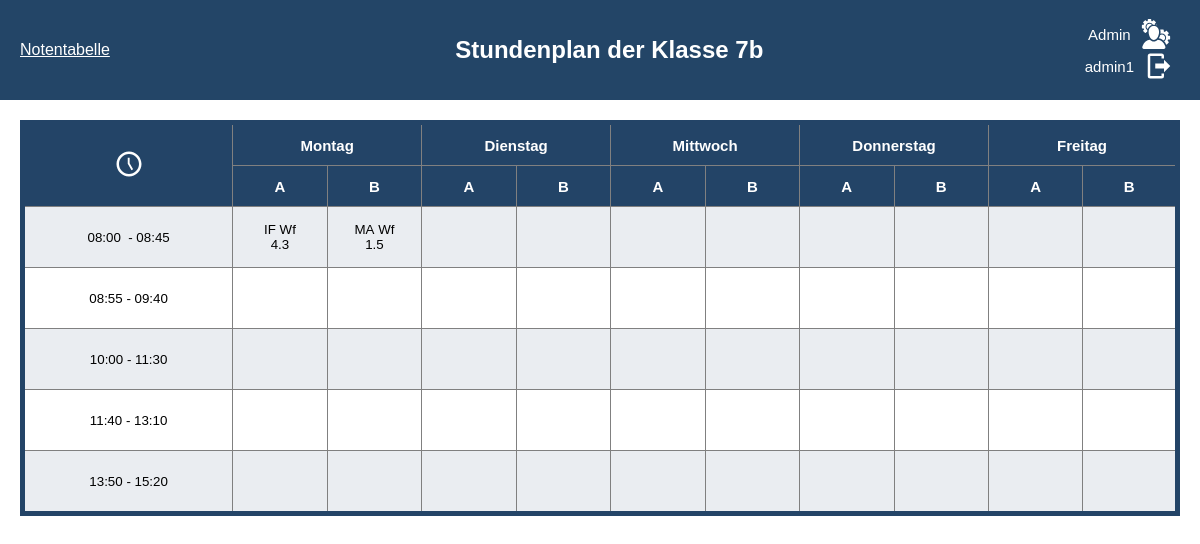
Page /schedule/7b/ (signed in) on the committed database.
### stundenplan/models.py (models this page shows, shortened)
class Subject(models.Model):
    abkuerzung = models.CharField(max_length=10, unique=True)
    name = models.CharField(max_length=100, unique=True)
    grade = models.ManyToManyField(Grade, through='Subject_Grade')
    class Meta:
        verbose_name = 'Fach'
        verbose_name_plural = 'Fächer'
    pass

class Teacher(models.Model):
    first_name = models.CharField(max_length=30)
    last_name = models.CharField(max_length=30)
    short_name = models.CharField(max_length=3)
    subjects = models.ManyToManyField(Subject)
    class Meta:
        verbose_name = 'Lehrer'
        verbose_name_plural = 'Lehrer'
    pass

class Room(models.Model):
    room_number = models.CharField(max_length=3, unique=True)
    class Meta:
        verbose_name = 'Raum'
        verbose_name_plural = 'Räume'
    def __str__(self):
        return f"{self.room_number}"

### stundenplan/views.py (the view)
# urls.py: path('', index_view, name='index_view'),
@login_required
def index_view(request, bezeichnung):
    user = request.user
    if request.user.is_superuser or request.user.profile.klasse.bezeichnung == bezeichnung:
        context = get_plan(user, bezeichnung)
        return render(request, 'index.html', context)
    else:
        return render(request, '404.html')

### stundenplan/get_plan.py (called while the page is built)
def custom_subject_filter(klasse, lesson_number, weekday, week_choice):
    week_instance = Week.objects.get(week_choice=week_choice)
    lesson = Lesson.objects.filter(
        klasse=klasse,
        lesson_number=lesson_number,
        weekday=weekday,
        week_choice=week_instance,
    ).first()
    return lesson.subject.abkuerzung if lesson else ""

def custom_teacher_filter(klasse, lesson_number, weekday, week_choice):
    week_instance = Week.objects.get(week_choice=week_choice)
    lesson = Lesson.objects.filter(
        klasse=klasse,
        lesson_number=lesson_number,
        weekday=weekday,
        week_choice=week_instance,
    ).first()
    return lesson.teacher.short_name if lesson else ""

def custom_room_filter(klasse, lesson_number, weekday, week_choice):
    week_instance = Week.objects.get(week_choice=week_choice)
    lesson = Lesson.objects.filter(
        klasse=klasse,
        lesson_number=lesson_number,
        weekday=weekday,
        week_choice=week_instance,
    ).first()
    return lesson.room_number if lesson else ""

def set_username(user):
    if user.first_name and user.last_name:
        username = user.first_name + " " + user.last_name
    else:
        username = user.username
    return username

### templates/index.html (shortened to what this page needs)
<!DOCTYPE html>
<html lang="de">
<head>
    {% load static %}
    <link rel="stylesheet" type="text/css" href="{% static 'index.css' %}">
</head>
<body>
    <div class="header">
        <a class="notentabell-view" href="{% url 'index_view' %}">Notentabelle</a>
        <h1 class="header-heading">Stundenplan der Klasse {{klassenname}}</h1>
        <div class="logout-container" >
            {% if user.is_superuser %}
                <form method="post" action="{% url 'admin:index' %}">
                    <button type="submit" class="logout-button">
                        <a>Admin</a>
                    </button>
                </form>
            {% endif %}
            <form method="post" action="{% url 'logout' %}">
                <button type="submit" class="logout-button">
                    <div>{{username}}</div>
                    <svg class="logout" xmlns="http://www.w3.org/2000/svg" viewBox="0 0 24 24"><path d="M16,17V14H9V10H16V7L21,12L16,17M14,2A2,2 0 0,1 16,4V6H14V4H5V20H14V18H16V20A2,2 0 0,1 14,22H5A2,2 0 0,1 3,20V4A2,2 0 0,1 5,2H14Z" /></svg>
                </button>
            </form>
        </div>
    </div>
    <div class="content">
        <table class="table table-striped table-bordered table-hover doFixed">
            <thead>
                <tr class="darkrow">
                    <th rowspan="2"><svg class="clock" xmlns="http://www.w3.org/2000/svg" viewBox="0 0 24 24"><path d="M12 20C16.4 20 20 16.4 20 12S16.4 4 12 4 4 7.6 4 12 7.6 20 12 20M12 2C17.5 2 22 6.5 22 12S17.5 22 12 22C6.5 22 2 17.5 2 12C2 6.5 6.5 2 12 2M15.3 16.2L14 17L11 11.8V7H12.5V11.4L15.3 16.2Z" /></svg></th>
                    <th colspan="2">Montag</th>
                    <th colspan="2">Dienstag</th>
                    <th colspan="2">Mittwoch</th>
                    <th colspan="2">Donnerstag</th>
                    <th colspan="2">Freitag</th>
                </tr>
                <tr class="darkrow">
                    <th>A</th>
                    <th>B</th>
                    <th>A</th>
                    <th>B</th>
                    <th>A</th>
                    <th>B</th>
                    <th>A</th>
                    <th>B</th>
                    <th>A</th>
                    <th>B</th>
                </tr>
            </thead>
            <tbody>
                <tr class="darkrow 1.Stunde">
                    <td class="breack_word" data-label="Zeit">08:00 &nbsp- 08:45</td>
                    <td data-label="Montag A" colspan="1">{{monA1}}&nbsp;{{monA1Name}}<br>{{monA1Nr}}</td>
                    <td data-label="Montag B" colspan="1">{{monB1}}&nbsp;{{monB1Name}}<br>{{monB1Nr}}</td>
                    <td data-label="Dienstag A" colspan="1">{{tueA1}}&nbsp;{{tueA1Name}}<br>{{tueA1Nr}}</td>
                    <td data-label="Dienstag B" colspan="1">{{tueB1}}&nbsp;{{tueB1Name}}<br>{{tueB1Nr}}</td>
                    <td data-label="Mittwoch A" colspan="1">{{wedA1}}&nbsp;{{wedA1Name}}<br>{{wedA1Nr}}</td>
                    <td data-label="Mittwoch B" colspan="1">{{wedB1}}&nbsp;{{wedB1Name}}<br>{{wedB1Nr}}</td>
                    <td data-label="Donnerstag A" colspan="1">{{thuA1}}&nbsp;{{thuA1Name}}<br>{{thuA1Nr}}</td>
                    <td data-label="Donnerstag B" colspan="1">{{thuB1}}&nbsp;{{thuB1Name}}<br>{{thuB1Nr}}</td>
                    <td data-label="Freitag A" colspan="1">{{friA1}}&nbsp;{{friA1Name}}<br>{{friA1Nr}}</td>
                    <td data-label="Freitag B" colspan="1">{{friB1}}&nbsp;{{friB1Name}}<br>{{friB1Nr}}</td>
                </tr>
                <tr class="2.Stunde">
                    <td data-label="Zeit">08:55 - 09:40</td>
                    <td data-label="Montag A" colspan="1">{{monA2}}&nbsp;{{monA2Name}}<br>{{monA2Nr}}</td>
                    <td data-label="Montag B" colspan="1">{{monB2}}&nbsp;{{monB2Name}}<br>{{monB2Nr}}</td>
                    <td data-label="Dienstag A" colspan="1">{{tueA2}}&nbsp;{{tueA2Name}}<br>{{tueA2Nr}}</td>
                    <td data-label="Dienstag B" colspan="1">{{tueB2}}&nbsp;{{tueB2Name}}<br>{{tueB2Nr}}</td>
                    <td data-label="Mittwoch A" colspan="1">{{wedA2}}&nbsp;{{wedA2Name}}<br>{{wedA2Nr}}</td>
                    <td data-label="Mittwoch B" colspan="1">{{wedB2}}&nbsp;{{wedB2Name}}<br>{{wedB2Nr}}</td>
                    <td data-label="Donnerstag A" colspan="1">{{thuA2}}&nbsp;{{thuA2Name}}<br>{{thuA2Nr}}</td>
                    <td data-label="Donnerstag B" colspan="1">{{thuB2}}&nbsp;{{thuB2Name}}<br>{{thuB2Nr}}</td>
                    <td data-label="Freitag A" colspan="1">{{friA2}}&nbsp;{{friA2Name}}<br>{{friA2Nr}}</td>
                    <td data-label="Freitag B" colspan="1">{{friB2}}&nbsp;{{friB2Name}}<br>{{friB2Nr}}</td>
                </tr>
                <tr class="darkrow 3./4. Stunde">
                    <td data-label="Zeit">10:00 - 11:30</td>
                    <td data-label="Montag A" colspan="1">{{monA3_4}}&nbsp;{{monA3_4Name}}<br>{{monA3_4Nr}}</td>
                    <td data-label="Montag B" colspan="1">{{monB3_4}}&nbsp;{{monB3_4Name}}<br>{{monB3_4Nr}}</td>
                    <td data-label="Dienstag A" colspan="1">{{tueA3_4}}&nbsp;{{tueA3_4Name}}<br>{{tueA3_4Nr}}</td>
                    <td data-label="Dienstag B" colspan="1">{{tueB3_4}}&nbsp;{{tueB3_4Name}}<br>{{tueB3_4Nr}}</td>
                    <td data-label="Mittwoch A" colspan="1">{{wedA3_4}}&nbsp;{{wedA3_4Name}}<br>{{wedA3_4Nr}}</td>
                    <td data-label="Mittwoch B" colspan="1">{{wedB3_4}}&nbsp;{{wedB3_4Name}}<br>{{wedB3_4Nr}}</td>
                    <td data-label="Donnerstag A" colspan="1">{{thuA3_4}}&nbsp;{{thuA3_4Name}}<br>{{thuA3_4Nr}}</td>
                    <td data-label="Donnerstag B" colspan="1">{{thuB3_4}}&nbsp;{{thuB3_4Name}}<br>{{thuB3_4Nr}}</td>
                    <td data-label="Freitag A" colspan="1">{{friA3_4}}&nbsp;{{friA3_4Name}}<br>{{friA3_4Nr}}</td>
                    <td data-label="Freitag B" colspan="1">{{friB3_4}}&nbsp;{{friB3_4Name}}<br>{{friB3_4Nr}}</td>
                </tr>
                <tr class="5./6. Stunde">
                    <td data-label="Zeit">11:40 - 13:10</td>
                    <td data-label="Montag A" colspan="1">{{monA5_6}}&nbsp;{{monA5_6Name}}<br>{{monA5_6Nr}}</td>
                    <td data-label="Montag B" colspan="1">{{monB5_6}}&nbsp;{{monB5_6Name}}<br>{{monB5_6Nr}}</td>
                    <td data-label="Dienstag A" colspan="1">{{tueA5_6}}&nbsp;{{tueA5_6Name}}<br>{{tueA5_6Nr}}</td>
                    <td data-label="Dienstag B" colspan="1">{{tueB5_6}}&nbsp;{{tueB5_6Name}}<br>{{tueB5_6Nr}}</td>
                    <td data-label="Mittwoch A" colspan="1">{{wedA5_6}}&nbsp;{{wedA5_6Name}}<br>{{wedA5_6Nr}}</td>
                    <td data-label="Mittwoch B" colspan="1">{{wedB5_6}}&nbsp;{{wedB5_6Name}}<br>{{wedB5_6Nr}}</td>
                    <td data-label="Donnerstag A" colspan="1">{{thuA5_6}}&nbsp;{{thuA5_6Name}}<br>{{thuA5_6Nr}}</td>
                    <td data-label="Donnerstag B" colspan="1">{{thuB5_6}}&nbsp;{{thuB5_6Name}}<br>{{thuB5_6Nr}}</td>
                    <td data-label="Freitag A" colspan="1">{{friA5_6}}&nbsp;{{friA5_6Name}}<br>{{friA5_6Nr}}</td>
                    <td data-label="Freitag B" colspan="1">{{friB5_6}}&nbsp;{{friB5_6Name}}<br>{{friB5_6Nr}}</td>
                </tr>
                <tr class="darkrow 7./8. Stunde">
                    <td data-label="Zeit">13:50 - 15:20</td>
                    <td data-label="Montag A" colspan="1">{{monA7_8}}&nbsp;{{monA7_8Name}}<br>{{monA7_8Nr}}</td>
                    <td data-label="Montag B" colspan="1">{{monB7_8}}&nbsp;{{monB7_8Name}}<br>{{monB7_8Nr}}</td>
                    <td data-label="Dienstag A" colspan="1">{{tueA7_8}}&nbsp;{{tueA7_8Name}}<br>{{tueA7_8Nr}}</td>
                    <td data-label="Dienstag B" colspan="1">{{tueB7_8}}&nbsp;{{tueB7_8Name}}<br>{{tueB7_8Nr}}</td>
                    <td data-label="Mittwoch A" colspan="1">{{wedA7_8}}&nbsp;{{wedA7_8Name}}<br>{{wedA7_8Nr}}</td>
                    <td data-label="Mittwoch B" colspan="1">{{wedB7_8}}&nbsp;{{wedB7_8Name}}<br>{{wedB7_8Nr}}</td>
                    <td data-label="Donnerstag A" colspan="1">{{thuA7_8}}&nbsp;{{thuA7_8Name}}<br>{{thuA7_8Nr}}</td>
                    <td data-label="Donnerstag B" colspan="1">{{thuB7_8}}&nbsp;{{thuB7_8Name}}<br>{{thuB7_8Nr}}</td>
                    <td data-label="Freitag A" colspan="1">{{friA7_8}}&nbsp;{{friA7_8Name}}<br>{{friA7_8Nr}}</td>
                    <td data-label="Freitag B" colspan="1">{{friB7_8}}&nbsp;{{friB7_8Name}}<br>{{friB7_8Nr}}</td>
                </tr>
            </tbody>
        </table>
    </div>
</body>
</html>

### static/index.css (style rules this page uses)
:root { --background-color: #ffffff; --second-background-color: #E5E1DA; --darkrow: #23456718; --dark-accent: rgb(35,68,103); --ligth-accent: #b1dae7; --dark-font: #27374D; --ligth-font: white; }
body { display: flex; justify-content: center; align-items: center; flex-direction: column; font-family: Arial, Helvetica, sans-serif; background-color: var(--background-color); margin: 0; padding: 0; }
.header { position: fixed; background-color: #234567; width: 100%; left: 0; top: 0; color: var(--ligth-font); display: flex; align-items: center; justify-content: space-between; height: 100px; padding: 0 20px; box-sizing: border-box; }
.header-heading { padding-left: 30px; font-size: 1.5rem; }
.logout-container { display: flex; align-items: center; flex-direction: column; }
.logout { height: 30px; width: 30px; fill: var(--ligth-font); }
.logout-button { background-color: transparent; color: var(--ligth-font); border: none; font-size: 15px; cursor: pointer; display: flex; align-items: center; gap: 10px; }
.content { margin-top: 100px; width: 100%; overflow-x: auto; padding: 20px; box-sizing: border-box; }
table { table-layout: fixed; width: 100%; max-width: 1200px; margin: 0 auto; border-collapse: collapse; border: var(--dark-accent) solid 5px; }
th, td { width: 10%; height: 50px; text-align: center; vertical-align: middle; font-size: 10pt; padding: 5px; border: 1px solid gray; word-wrap: break-word; overflow-wrap: break-word; }
th { background-color: var(--dark-accent); color: var(--ligth-font); font-size: 15px !important; height: 30px !important; }
th:last-child, td:last-child { width: 10% !important; }
tbody tr { height: 50px; }
.darkrow { background-color: var(--darkrow); }
.clock { height: 30px; width: auto; color: var(--ligth-font); fill: var(--ligth-font); }
.notentabell-view { color: var(--ligth-font); text-decoration: underline; cursor: pointer; }

### rows in the picture
Subject: abkuerzung "IF"
Teacher: short_name "Wf"
Room: room_number "4.3"
Subject: abkuerzung "MA"
Room: room_number "1.5"

### other values in the picture
{{ klassenname }} "7b"
{{ username }} "admin1"
